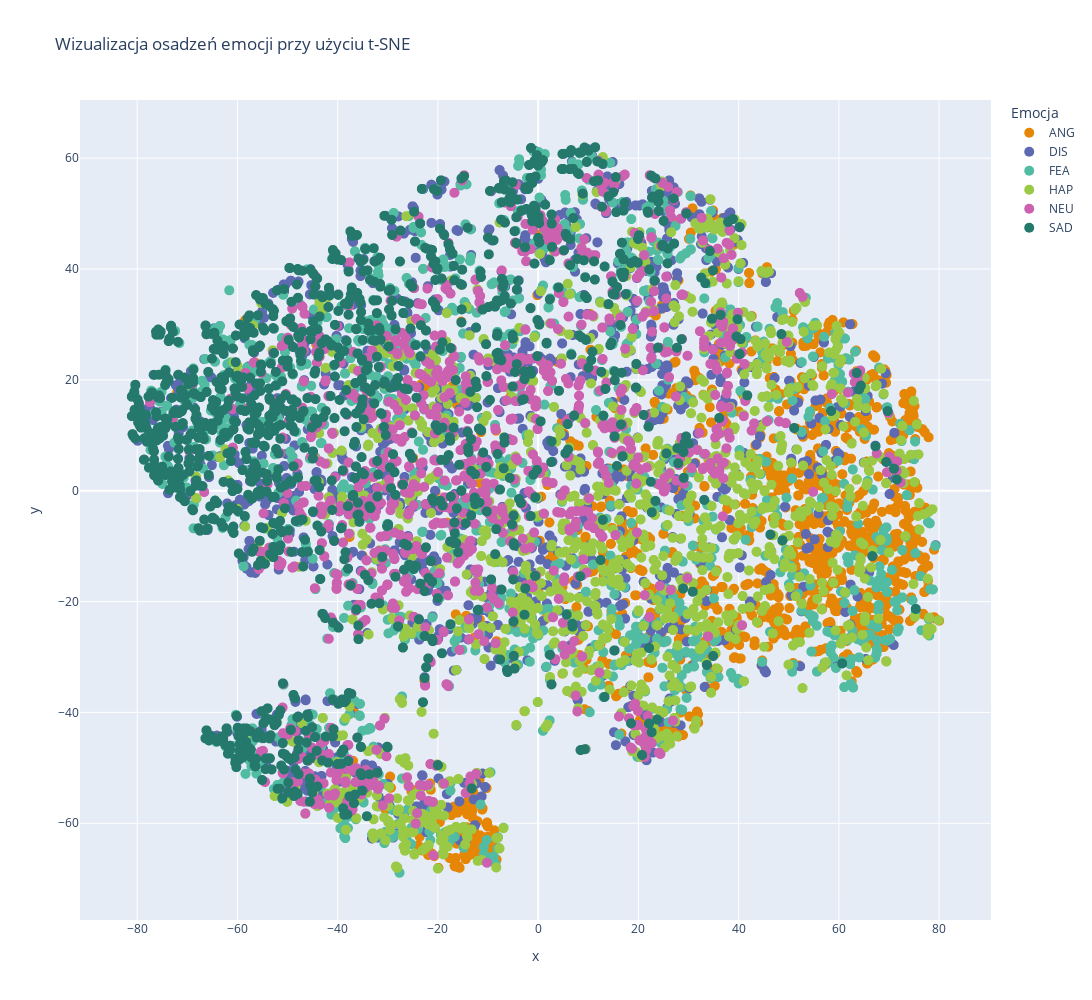

Notebook source saved alongside this figure:
### Code cell
plot_embeddings(embeddings, emos, files)

### Figure 1 — Plotly figure (JSON) as saved in the notebook; plotly's stock layout.template omitted (floating-point values rounded to 4 significant figures; data arrays with more than 128 entries replaced by an {"elided": "..."} marker saying what was removed)
{"data": [{"hovertemplate": "<b>%{hovertext}</b><br><br>Emocja=ANG<br>x=%{x}<br>y=%{y}<extra></extra>", "hovertext": {"elided": "1271 str values"}, "legendgroup": "ANG", "marker": {"color": "rgb(229, 134, 6)", "size": 10, "symbol": "circle"}, "mode": "markers", "name": "ANG", "showlegend": true, "type": "scattergl", "x": {"elided": "1271 float values"}, "xaxis": "x", "y": {"elided": "1271 float values"}, "yaxis": "y"}, {"hovertemplate": "<b>%{hovertext}</b><br><br>Emocja=DIS<br>x=%{x}<br>y=%{y}<extra></extra>", "hovertext": {"elided": "1271 str values"}, "legendgroup": "DIS", "marker": {"color": "rgb(93, 105, 177)", "size": 10, "symbol": "circle"}, "mode": "markers", "name": "DIS", "showlegend": true, "type": "scattergl", "x": {"elided": "1271 float values"}, "xaxis": "x", "y": {"elided": "1271 float values"}, "yaxis": "y"}, {"hovertemplate": "<b>%{hovertext}</b><br><br>Emocja=FEA<br>x=%{x}<br>y=%{y}<extra></extra>", "hovertext": {"elided": "1271 str values"}, "legendgroup": "FEA", "marker": {"color": "rgb(82, 188, 163)", "size": 10, "symbol": "circle"}, "mode": "markers", "name": "FEA", "showlegend": true, "type": "scattergl", "x": {"elided": "1271 float values"}, "xaxis": "x", "y": {"elided": "1271 float values"}, "yaxis": "y"}, {"hovertemplate": "<b>%{hovertext}</b><br><br>Emocja=HAP<br>x=%{x}<br>y=%{y}<extra></extra>", "hovertext": {"elided": "1271 str values"}, "legendgroup": "HAP", "marker": {"color": "rgb(153, 201, 69)", "size": 10, "symbol": "circle"}, "mode": "markers", "name": "HAP", "showlegend": true, "type": "scattergl", "x": {"elided": "1271 float values"}, "xaxis": "x", "y": {"elided": "1271 float values"}, "yaxis": "y"}, {"hovertemplate": "<b>%{hovertext}</b><br><br>Emocja=NEU<br>x=%{x}<br>y=%{y}<extra></extra>", "hovertext": {"elided": "1087 str values"}, "legendgroup": "NEU", "marker": {"color": "rgb(204, 97, 176)", "size": 10, "symbol": "circle"}, "mode": "markers", "name": "NEU", "showlegend": true, "type": "scattergl", "x": {"elided": "1087 float values"}, "xaxis": "x", "y": {"elided": "1087 float values"}, "yaxis": "y"}, {"hovertemplate": "<b>%{hovertext}</b><br><br>Emocja=SAD<br>x=%{x}<br>y=%{y}<extra></extra>", "hovertext": {"elided": "1271 str values"}, "legendgroup": "SAD", "marker": {"color": "rgb(36, 121, 108)", "size": 10, "symbol": "circle"}, "mode": "markers", "name": "SAD", "showlegend": true, "type": "scattergl", "x": {"elided": "1271 float values"}, "xaxis": "x", "y": {"elided": "1271 float values"}, "yaxis": "y"}], "layout": {"height": 1000, "legend": {"title": {"text": "Emocja"}, "tracegroupgap": 0}, "title": {"text": "Wizualizacja osadzeń emocji przy użyciu t-SNE"}, "width": 1600, "xaxis": {"anchor": "y", "domain": [0, 1], "title": {"text": "x"}}, "yaxis": {"anchor": "x", "domain": [0, 1], "title": {"text": "y"}}}}
